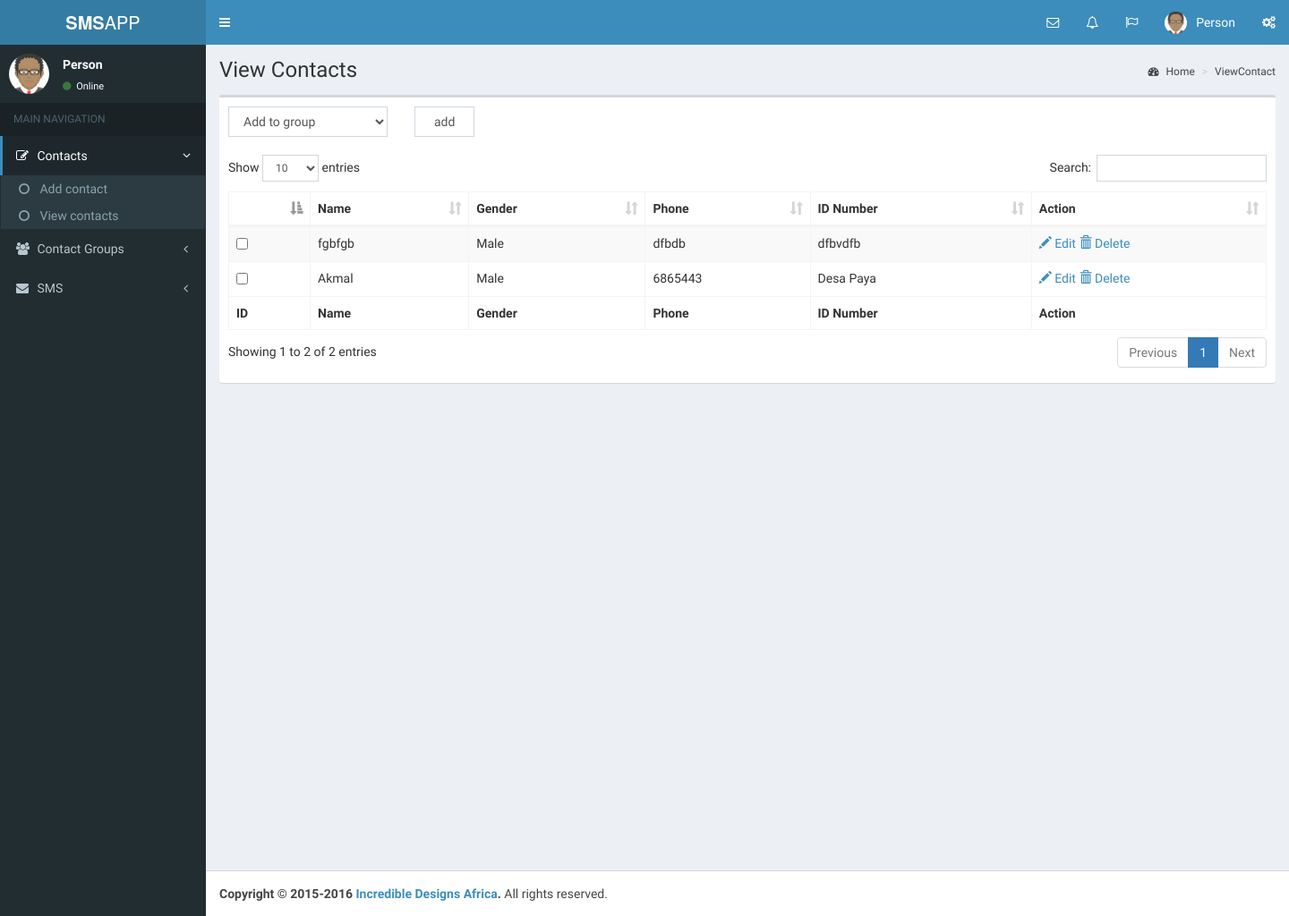
The app's page /viewContact.php, older data.
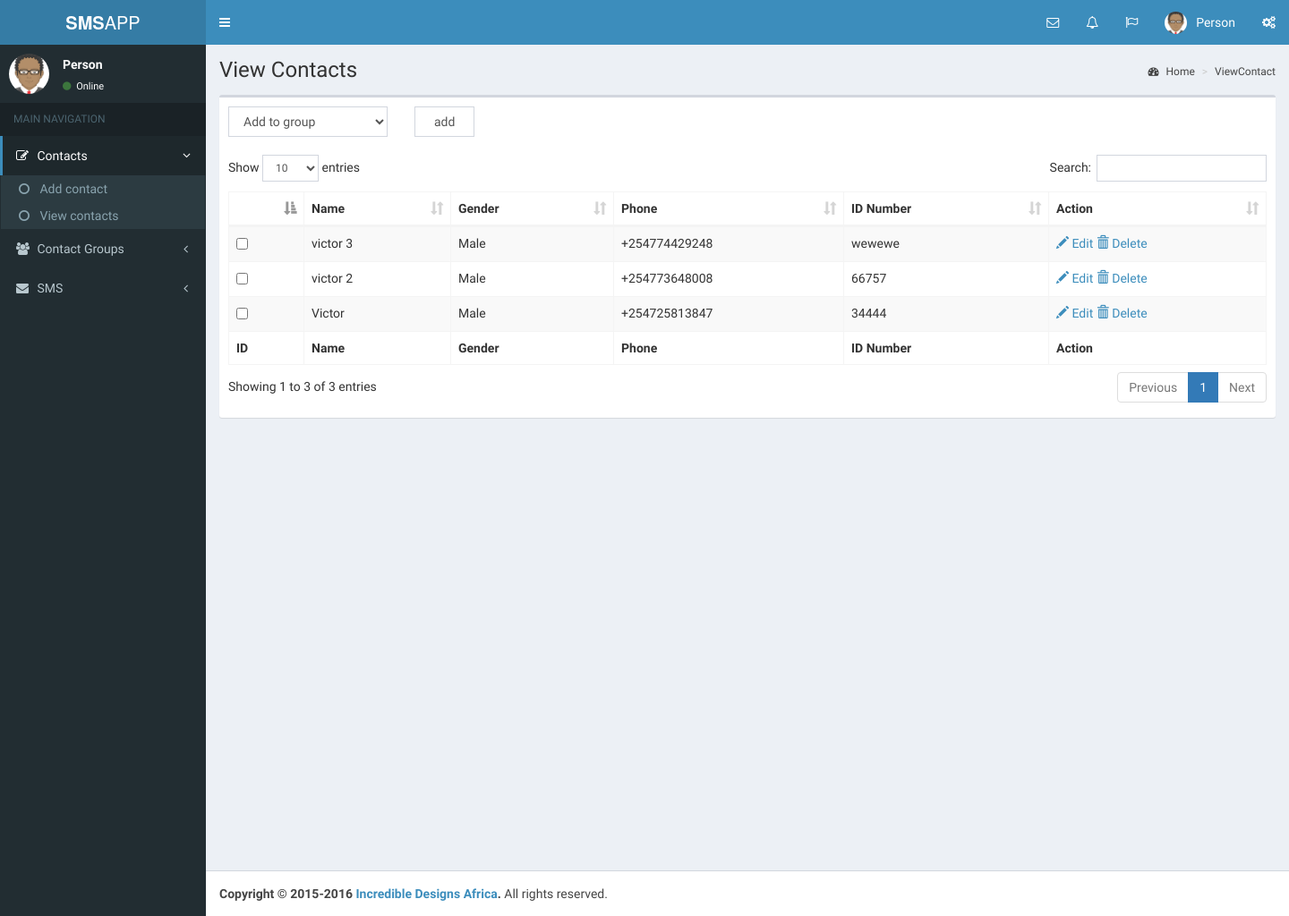
The same page, newer data.
### tables this page shows
CREATE TABLE `personal` (
  `id_personal` int(11) NOT NULL,
  `name` varchar(45) NOT NULL,
  `gender` varchar(20) NOT NULL,
  `telp` varchar(25) NOT NULL,
  `idnumber` text NOT NULL,
  `label` varchar(255) NOT NULL
);

### viewContact.php (the view, shortened to what this page needs)
<!DOCTYPE html>
<?php include "includes/_config.php"; ?>
<html>
  <head>
    <?php include "includes/_csslinks.php"; ?>
    <link rel="stylesheet" href="plugins/datatables/dataTables.bootstrap.css">
  </head>
  <body class="hold-transition skin-blue sidebar-mini">
    <div class="wrapper">
      <?php include "includes/_header.php"; ?>
      <?php include "includes/_leftsidebar.php" ?>
      <div class="content-wrapper">
        <section class="content-header">
          <h1>
            View Contacts
          </h1>
          <?php include "includes/_breadcrums.php"; ?>
        </section>
        <section class="content">
          <div class="row">
            <div class="col-xs-12">
              <div class="box">
                <div class="box-header">
                  <div id="add-group-form">
                    <div class="col-md-2">
                      <select id="add-group-form-select" class="form-control">
                        <option>Add to group</option>
                      </select>
                    </div>
                    <div class="col-md-1">
                      <input id="add-group-form-btn" class="form-control" type="submit" value="add"/>
                    </div>
                    <div class="group-add-alert col-md-3 text-danger"> </div>
                  </div>
                </div>
                <div class="box-body">
                  <table id="contact-table" class="table table-bordered table-striped">
                    <thead>
                      <tr>
                        <th></th>
                        <th>Name</th>
                        <th>Gender</th>
                        <th>Phone</th>
                        <th>ID Number</th>
                        <th>Action</th>
                      </tr>
                    </thead>
                    <tbody>
                      <?php
                        $res = $mysqli->query("SELECT * FROM personal ORDER BY id_personal DESC");
                        while ($row = $res->fetch_assoc()):
                      ?>
                        <tr>
                          <td> <input id="<?php echo $row['id_personal'] ?>"type="checkbox" name="checkgroup"/> </td>
                          <td><?php echo $row['name'] ?></td>
                          <td><?php echo $row['gender'] ?></td>
                          <td><?php echo $row['telp'] ?></td>
                          <td><?php echo $row['idnumber'] ?></td>
                          <td>
                          <a href="updateContact.php?u=<?php echo $row['id_personal'] ?>"><span class="glyphicon glyphicon-pencil" aria-hidden="true"></span> Edit</a>
                          <a href="?deleting=<?php echo $row['id_personal'] ?>"><span class="glyphicon glyphicon-trash" aria-hidden="true"></span> Delete</a>
                          </td>
                        </tr>
                      <?php
                      endwhile;
                      ?>
                    </tbody>
                    <tfoot>
                      <tr>
                        <th>ID</th>
                        <th>Name</th>
                        <th>Gender</th>
                        <th>Phone</th>
                        <th>ID Number</th>
                        <th>Action</th>
                      </tr>
                    </tfoot>
                  </table>
                </div>
              </div>
            </div>
          </div>
        </section>
      </div>
      <?php include "includes/_footercopyright.php"; ?>
    </div>
  </body>
</html>

Row changes from the older to the newer data that the page shows:
removed personal: name "fgbfgb", gender "Male", telp "dfbdb", idnumber "dfbvdfb"
removed personal: name "Akmal", gender "Male", telp "6865443", idnumber "Desa Paya"
added personal: name "victor 3", gender "Male", telp "+254774429248", idnumber "wewewe"
added personal: name "victor 2", gender "Male", telp "+254773648008", idnumber "66757"
added personal: name "Victor", gender "Male", telp "+254725813847", idnumber "34444"
Text that changed along with them:
text written by a page script: "Show entries Search: Showing 1 to 2 of 2 entries Previous 1 Next" → "Show entries Search: Showing 1 to 3 of 3 entries Previous 1 Next"
